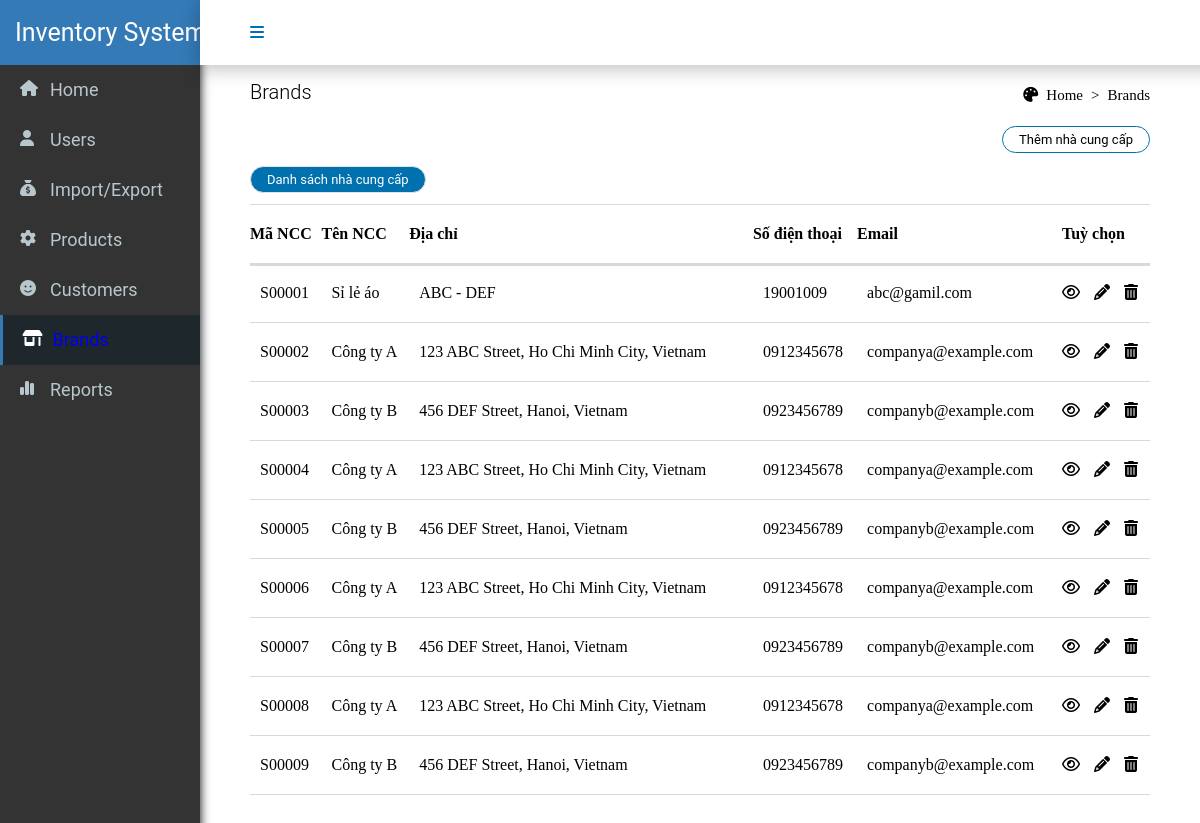
Page /application/brand.php on the committed database.
### tables this page shows
CREATE TABLE `supplier` (
  `supplier_ID` char(6) NOT NULL,
  `supplier_name` varchar(255) DEFAULT NULL,
  `supplier_address` varchar(255) DEFAULT NULL,
  `supplier_phone` char(10) DEFAULT NULL,
  `supplier_mail` varchar(50) DEFAULT NULL
);

### process/connect.php (called while the page is built, shortened)
<?php
abstract class connection {
    protected $DB_TYPE;
    protected $DB_HOST;
    protected $DB_NAME;
    protected $USER;
    protected $PW;
    protected $connection;
    public function __construct() {
        $this->DB_TYPE = 'mysql';
        $this->DB_HOST = 'localhost';
        $this->DB_NAME = 'inventory';
        $this->USER = 'root';
        $this->PW = '';
        $this->connection = $this->conn();
    }
    public function conn() {
        try {
            $conn = new PDO("$this->DB_TYPE:host=$this->DB_HOST;dbname=$this->DB_NAME", $this->USER, $this->PW);
            $conn->setAttribute(PDO::ATTR_DEFAULT_FETCH_MODE, PDO::FETCH_ASSOC);
            return $conn;
        } catch (Exception $e) {
            die("Connection failed: " . $e->getMessage());
        }
    }
    public function prepareSQL($sql) {
        return $this->connection->prepare($sql);
}
}
class Query extends connection {
    public function brand() {
        $sql = "SELECT * FROM supplier";
        $stmt = $this->prepareSQL($sql);
        $stmt->execute();
        return $stmt->fetchAll();
    }
}

### application/brand.php (the view, shortened to what this page needs)
<?php
require_once '../process/connect.php';
$getinf = new Query();
$brands = $getinf->brand();
?>
<!DOCTYPE html>
<html lang="en">
<head>
    <link rel="stylesheet" href="../css/index.css">
    <link rel="stylesheet" href="../css/order.css">
    <link rel="stylesheet" href="https://cdnjs.cloudflare.com/ajax/libs/font-awesome/6.4.0/css/all.min.css">
</head>
<body>
    <div class="navbar">
        <div class="navbar-box">
            <i class="fa-solid fa-bars active" style="color: #0071AF;"></i>
        </div>
    </div>
    <div class="sidebar">
        <h1>Inventory System</h1>
        <div class="sidebar-box">
            <i class="fa-solid fa-house" style="color: #b8c7ce;"></i>
            <h2><a href="index.php">Home</a></h2>
        </div>
        <div class="sidebar-box">
            <i class="fa-solid fa-user" style="color: var(--white, #b8c7ce);"></i>
            <h2>Users</h2>
        </div>
        <div class="sidebar-box">
            <i class="fa-solid fa-sack-dollar" style="color: var(--white, #b8c7ce);"></i>
            <h2><a href="order.php">Import/Export</a></h2>
        </div>
        <div class="sidebar-box">
            <i class="fa-solid fa-gear" style="color: var(--white, #b8c7ce);"></i>
            <h2><a href="product.php">Products</a></h2>
        </div>
        <div class="sidebar-box">
            <i class="fa-solid fa-face-smile" style="color: var(--white, #b8c7ce);"></i>
            <h2>Customers</h2>
        </div>
        <div class="sidebar-box-active">
            <i class="fa-solid fa-shop" style="color: var(--white, white);"></i>
            <h2><a href="brand.php">Brands</a></h2>
        </div>
        <div class="sidebar-box">
            <i class="fa-solid fa-chart-simple" style="color: var(--white, #b8c7ce);"></i>
            <h2>Reports</h2>
        </div>
    </div>
    <div class="content">
        <div class="content-title">
            <p>Brands</p>
            <ul>
                <i class="fa-solid fa-palette"></i>
                <li class="home"><a href="index.php">Home</a></li>
                <li> > </li>
                <li>Brands</li>
            </ul>
        </div>
        <div class="order-list">
            <div class="add-order">
                <button class="add-order-button" name=""><a href="create/add_brand.html">Thêm nhà cung cấp</a></button>
            </div>
            <div class="order-list-option">
                <button class="order-list-button active button" name="">Danh sách nhà cung cấp</button>
            </div>
            <div class="each-order-list">
                <div class="order-list-box active">
                    <table>
                        <tr class="order-box-select">
                            <th>Mã NCC</th>
                            <th>Tên NCC</th>
                            <th>Địa chỉ</th>
                            <th>Số điện thoại</th>
                            <th>Email</th>
                            <th>Tuỳ chọn</th>
                        </tr>
                        <?php
                        foreach ($brands as $brand): ?>
                        <tr>
                            <td><a href=""></a><?php echo $brand["supplier_ID"] ?></td>
                            <td><a href=""></a><?php echo $brand["supplier_name"] ?></td>
                            <td><a href=""></a><?php echo $brand["supplier_address"] ?></td>
                            <td><a href=""></a><?php echo $brand["supplier_phone"] ?></td>
                            <td><a href=""></a><?php echo $brand["supplier_mail"] ?></td>
                            <td>
                                <a href=""><i class="fa-regular fa-eye"></i></a>
                                <a href=""><i class="fa-solid fa-pencil"></i></a>
                                <i onclick="confirmDelete()" class="fa-solid fa-trash-can"></i>
                            </td>
                        </tr>
                        <?php endforeach; ?>
                    </table>
                </div>
            </div>
        </div>
    </div>
</body>
</html>

### css/index.css (style rules this page uses)
* { margin: 0; }
.sidebar { position: fixed; width: 200px; height: 100%; background: #333; height: 860px; overflow: hidden; flex-direction: column; top: 0; display: flex; flex-direction: column; align-items: center; box-shadow: 0 0 10px 0; }
.sidebar h1 { color: var(--white, #FFF); font-family: Roboto; font-size: 25px; padding-left: 30px; font-style: normal; font-weight: 400; line-height: 35.5px; display: flex; align-items: center; background-color: #337ab7; width: 100%; height: 65px; }
.sidebar-box-active { position: relative; }
.sidebar-box-active .fa-solid { position: absolute; left: 25px; top: 15px; }
.sidebar-box { position: relative; }
.sidebar-box .fa-solid { position: absolute; left: 20px; top: 15px; }
.sidebar-box h2 { color: var(--white, #b8c7ce); font-family: Roboto; font-size: 18px; padding-left: 50px; font-style: normal; font-weight: 400; line-height: 35.5px; display: flex; align-items: center; width: 150px; height: 50px; }
.sidebar-box a:link { color: var(--white, #b8c7ce); font-family: Roboto; font-size: 18px; font-style: normal; font-weight: 400; line-height: 35.5px; display: flex; align-items: center; width: 150px; height: 50px; }
.sidebar-box-active .fa-solid { color: var(--white, white); }
.sidebar-box-active h2 { color: var(--white, #FFF); font-family: Roboto; font-size: 18px; padding-left: 50px; font-style: normal; font-weight: 400; line-height: 35.5px; display: flex; align-items: center; width: 150px; height: 50px; background-color: #1e282c; border-left: 5px solid #337ab7; }
.navbar { position: fixed; display: flex; width: 100%; height: 65px; justify-content: space-between; align-items: center; top: 0; left: 200px; background: #FFF; box-shadow: 0px 4px 18px 0px rgba(0, 0, 0, 0.25); box-sizing: border-box; z-index: 5; }
.navbar .navbar-box { display: flex; }
.navbar .navbar-box .fa-bars { margin-left: 50px; margin-right: 950px; }
.content { position: relative; top: 80px; margin-left: 250px; margin-right: 50px; }
.content-title { display: flex; align-items: end; }
.content-title p { font-family: Roboto; font-size: 20px; font-style: normal; font-weight: 300; display: flex; align-items: center; }
.content-title ul { position: absolute; right: 0px; list-style: none; display: flex; gap: 8px; font-size: 15px; }
table { width: 100%; text-align: left; }
table, th, td { border-top: 1px solid #D8D8D8 ; border-bottom: 1px solid #D8D8D8 ; border-collapse: collapse; box-shadow: #D8D8D8; }
th, td { padding: 20px 0; }
a:link { text-decoration: none; }
.home a:link { color: black }
.order-box-select { box-shadow: 0px 2px 0px 0px rgba(0, 0, 0, 0.15); }

### css/order.css (style rules this page uses)
.order-list { position: relative; }
.order-list .order-list-box { display: none; }
.add-order { position: relative; display: flex; height: 30px; align-items: center; margin-top: 20px; gap: 10px; flex-direction: row-reverse; }
.add-order-button { border-radius: 20px; border: 1px solid var(--1-border, #0071AF); background: var(--1-white, #FFF); padding: 5px 16px; color: var(--1-text, #606060); font-family: Roboto; font-size: 13px; font-style: normal; font-weight: 400; line-height: normal; }
.order-list-option { position: relative; display: flex; height: 30px; align-items: center; margin-top: 10px; margin-bottom: 10px; gap: 10px; }
.order-list-button { border-radius: 20px; border: 1px solid var(--1-border, #E4E4E4); background: var(--1-white, #FFF); padding: 5px 16px; color: var(--1-text, #606060); font-family: Roboto; font-size: 13px; font-style: normal; font-weight: 400; line-height: normal; }
.add-order-button a { color: black; }
.order-list-box a { color: black; margin-right: 10px; }
.button { background: var(--d-9-d-9-d-9, #0071AF); color: white; }
.order-list-box.active { display: block; }

### rows in the picture
supplier: supplier_ID "S00001", supplier_name "Sỉ lẻ áo", supplier_address "ABC - DEF", supplier_phone "19001009", supplier_mail "abc@gamil.com"
supplier: supplier_ID "S00002", supplier_name "Công ty A", supplier_address "123 ABC Street, Ho Chi Minh City, Vietnam", supplier_phone "0912345678", supplier_mail "companya@example.com"
supplier: supplier_ID "S00003", supplier_name "Công ty B", supplier_address "456 DEF Street, Hanoi, Vietnam", supplier_phone "0923456789", supplier_mail "companyb@example.com"
supplier: supplier_ID "S00004", supplier_name "Công ty A", supplier_address "123 ABC Street, Ho Chi Minh City, Vietnam", supplier_phone "0912345678", supplier_mail "companya@example.com"
supplier: supplier_ID "S00005", supplier_name "Công ty B", supplier_address "456 DEF Street, Hanoi, Vietnam", supplier_phone "0923456789", supplier_mail "companyb@example.com"
supplier: supplier_ID "S00006", supplier_name "Công ty A", supplier_address "123 ABC Street, Ho Chi Minh City, Vietnam", supplier_phone "0912345678", supplier_mail "companya@example.com"
supplier: supplier_ID "S00007", supplier_name "Công ty B", supplier_address "456 DEF Street, Hanoi, Vietnam", supplier_phone "0923456789", supplier_mail "companyb@example.com"
supplier: supplier_ID "S00008", supplier_name "Công ty A", supplier_address "123 ABC Street, Ho Chi Minh City, Vietnam", supplier_phone "0912345678", supplier_mail "companya@example.com"
supplier: supplier_ID "S00009", supplier_name "Công ty B", supplier_address "456 DEF Street, Hanoi, Vietnam", supplier_phone "0923456789", supplier_mail "companyb@example.com"
